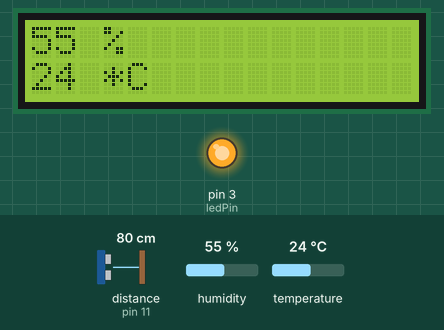
Recording of a sketch running on a simulated Arduino Uno, built with avr-gcc and run on an emulated ATmega328P. Parts: 16×2 character LCD, output pins drawn as LEDs (lit = HIGH). Wiring (inferred from the names in the program): ultrasonic range finder: trigger pin 12; echo pin 11. Inputs (shaded band) come from the test bench; at power-on: distance to the obstacle (sensor on pin 11) 80 cm, humidity 55 %, temperature 24 °C. The echo pulse lasts 58.3 µs per cm; pins used as bus, display or sensor lines are not drawn; what the sketch prints to the serial monitor is not drawn.

Above: at 1.2 s.
1.3 s: distance to the obstacle (sensor on pin 11) set to 95 cm
7.5 s: distance to the obstacle (sensor on pin 11) set to 105 cm
At 8.4 s:
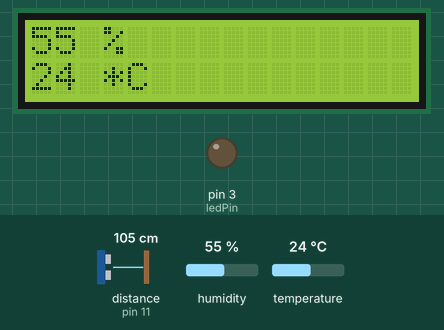
9.0 s: humidity set to 22 %
At 11.5 s:
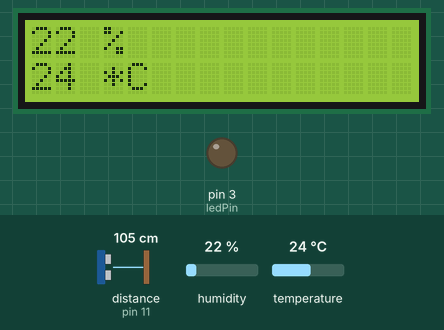
12.2 s: temperature set to 12 °C
At 13.4 s:
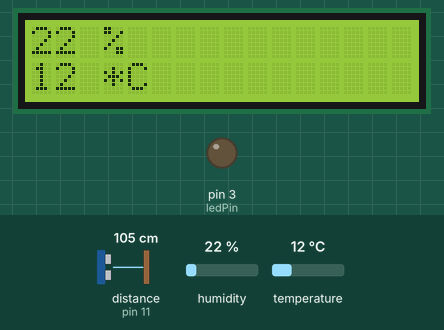
14.3 s: humidity set to 40 %
At 16.2 s:
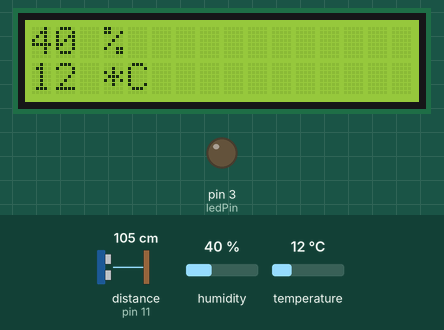
16.5 s: temperature set to 19 °C
At 18.3 s:
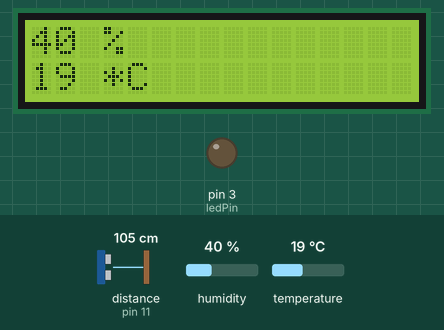
Timing chart, 0 to 19.6 s (numbered marks = the images above; inputs shaded):
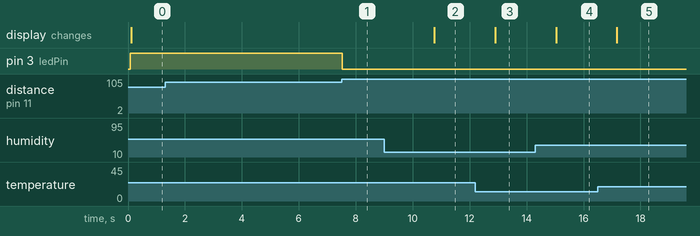

The sketch:

Led_Temper_Distance.ino
```cpp
#include <Wire.h>
#include <LiquidCrystal_I2C.h>
#include "DHT.h"

#define DHTPIN  2     // what pin we're connected to

// Uncomment whatever type you're using!
//#define DHTTYPE DHT11   // DHT 11
#define DHTTYPE  DHT11   // DHT 22  (AM2302)
//#define DHTTYPE DHT22   // DHT 22  (AM2302)
//#define DHTTYPE DHT21   // DHT 21 (AM2301)

DHT dht(DHTPIN, DHTTYPE);
LiquidCrystal_I2C lcd(0x27,16,2);  // set the LCD address to 0x27 for a 16 chars and 2 line display

const int ledPin = 3;
const int echoPin = 11;
const int trigPin = 12;


void setup() {
  // initialize serial communication:
  Serial.begin(9600);
  pinMode(ledPin, OUTPUT);
  pinMode(trigPin, OUTPUT);
  pinMode(echoPin, INPUT);

  lcd.init();                     // инициализация LCD
  lcd.backlight();                // включаем подсветку
  lcd.clear();                    // очистка дисплея

  dht.begin();
}

void loop()
{
  long duration, cm;

  digitalWrite(trigPin, LOW);
  delayMicroseconds(2);
  digitalWrite(trigPin, HIGH);
  delayMicroseconds(10);
  digitalWrite(trigPin, LOW);

  duration = pulseIn(echoPin, HIGH);

  cm = microsecondsToCentimeters(duration);

  Serial.print(cm);
  Serial.print("cm, ");

  if(cm < 100 && cm != 0)
  {
    digitalWrite(ledPin, HIGH);
  } else {
    digitalWrite(ledPin, LOW);
  }

//Show temperature

  int h = dht.readHumidity();
  int t = dht.readTemperature();

  // check if returns are valid, if they are NaN (not a number) then something went wrong!
  if (isnan(t) || isnan(h)) {
    Serial.println("Failed to read from DHT");
  } else {
    Serial.print("Humidity: ");
    Serial.print(h);
    Serial.print(" %\t");
    Serial.print("Temperature: ");
    Serial.print(t);
    Serial.println(" *C");


    lcd.setCursor(0, 0);
    lcd.print(h);
    lcd.print(" %");
    lcd.setCursor(0, 1);
    lcd.print(t);
    lcd.print(" *C");
  }

  delay(100);
}

long microsecondsToCentimeters(long microseconds)
{
  // The speed of sound is 340 m/s or 29 microseconds per centimeter.
  // The ping travels out and back, so to find the distance of the
  // object we take half of the distance travelled.
  return microseconds / 29 / 2;
}
```

Measured:
- the behaviour switches between 99 and 100 cm on distance to the obstacle (sensor on pin 11) (found by bisection; images 0 and 1)
- after the input at 1.3 s, every drawn part: stays the same
- after the input at 7.5 s, pin 3 (ledPin): HIGH → LOW at once
- after the input at 9.0 s, the display: changes after 1.8 s (image 2)
- after the input at 12.2 s, the display: changes after 0.70 s (image 3)
- after the input at 14.3 s, the display: changes after 0.73 s (image 4)
- after the input at 16.5 s, the display: changes after 0.67 s (image 5)
